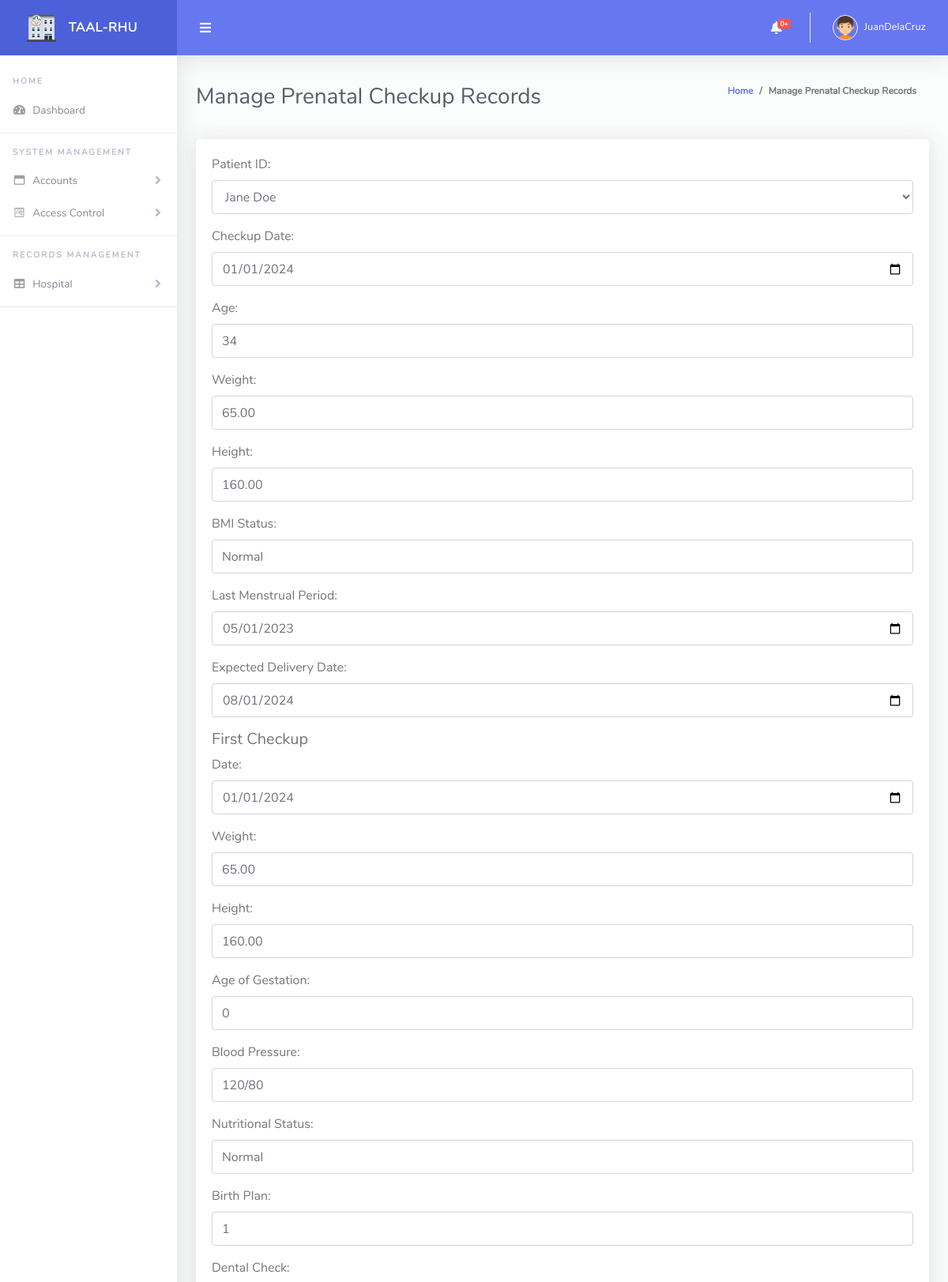
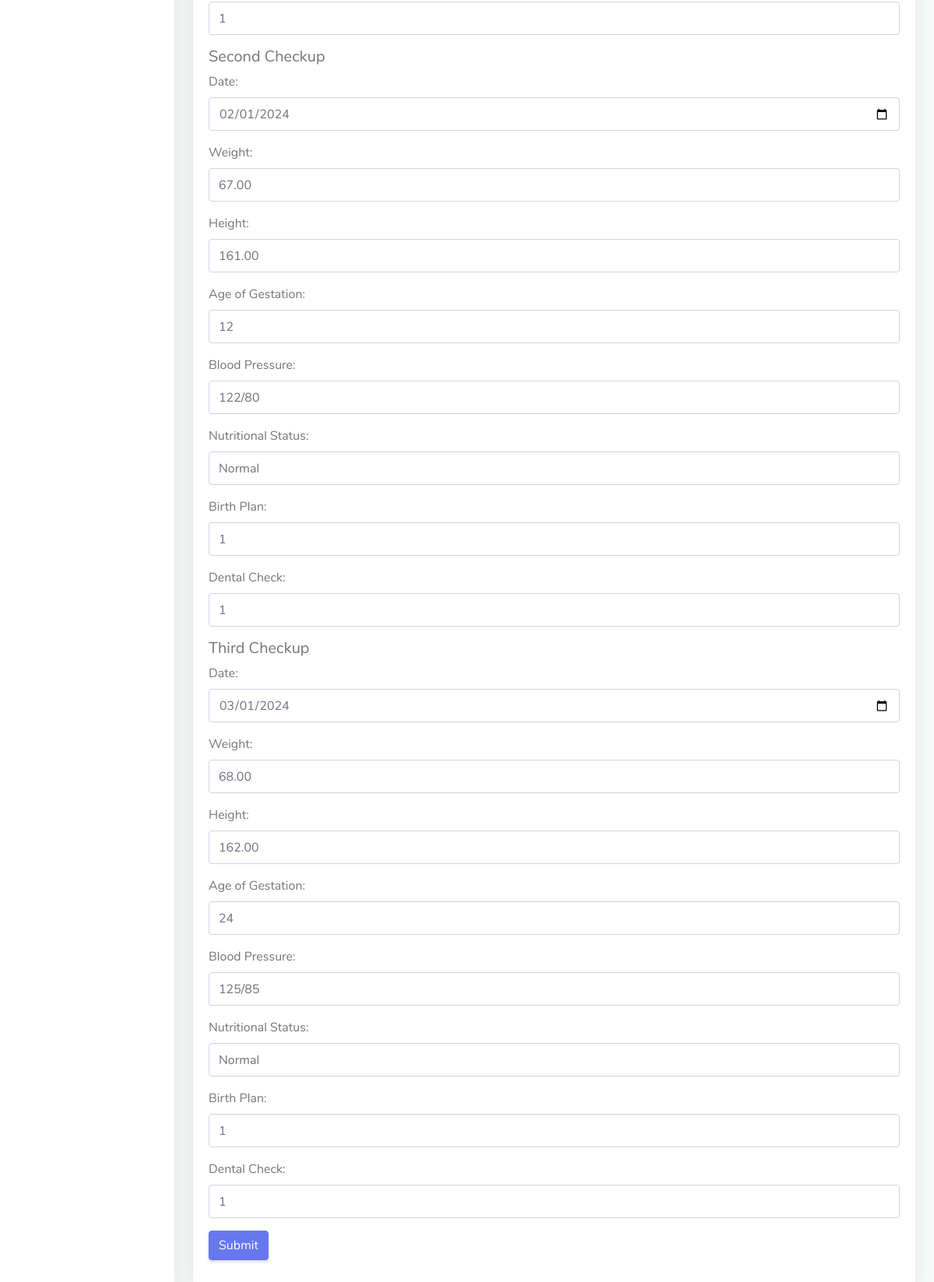
The app's page /admin/manage_prenatals.php?checkupid=1 (signed in) with its own data (2 pictures, top to bottom).
### tables this page shows
CREATE TABLE `prenatal_checkup` (
  `id` int(11) NOT NULL,
  `patient_id` int(11) NOT NULL,
  `checkup_date` date DEFAULT NULL,
  `age` int(11) DEFAULT NULL,
  `weight` decimal(5,2) DEFAULT NULL,
  `height` decimal(5,2) DEFAULT NULL,
  `bmi_status` enum('Normal','Underweight','Overweight') DEFAULT NULL,
  `last_menstrual_period` date DEFAULT NULL,
  `expected_delivery_date` date DEFAULT NULL,
  `first_checkup_date` date DEFAULT NULL,
  `first_checkup_weight` decimal(5,2) DEFAULT NULL,
  `first_checkup_height` decimal(5,2) DEFAULT NULL,
  `first_checkup_age_of_gestation` int(11) DEFAULT NULL,
  `first_checkup_blood_pressure` varchar(10) DEFAULT NULL,
  `first_checkup_nutritional_status` enum('Normal','Underweight','Overweight') DEFAULT NULL,
  `first_checkup_birth_plan` tinyint(1) DEFAULT NULL,
  `first_checkup_dental_check` tinyint(1) DEFAULT NULL,
  `second_checkup_date` date DEFAULT NULL,
  `second_checkup_weight` decimal(5,2) DEFAULT NULL,
  `second_checkup_height` decimal(5,2) DEFAULT NULL,
  `second_checkup_age_of_gestation` int(11) DEFAULT NULL,
  `second_checkup_blood_pressure` varchar(10) DEFAULT NULL,
  `second_checkup_nutritional_status` enum('Normal','Underweight','Overweight') DEFAULT NULL,
  `second_checkup_birth_plan` tinyint(1) DEFAULT NULL,
  `second_checkup_dental_check` tinyint(1) DEFAULT NULL,
  `third_checkup_date` date DEFAULT NULL,
  `third_checkup_weight` decimal(5,2) DEFAULT NULL,
  `third_checkup_height` decimal(5,2) DEFAULT NULL,
  `third_checkup_age_of_gestation` int(11) DEFAULT NULL,
  `third_checkup_blood_pressure` varchar(10) DEFAULT NULL,
  `third_checkup_nutritional_status` enum('Normal','Underweight','Overweight') DEFAULT NULL,
  `third_checkup_birth_plan` tinyint(1) DEFAULT NULL,
  `third_checkup_dental_check` tinyint(1) DEFAULT NULL,
  `created_at` timestamp NULL DEFAULT current_timestamp(),
  `updated_at` timestamp NULL DEFAULT current_timestamp() ON UPDATE current_timestamp()
);

### admin/manage_prenatals.php (the view, shortened to what this page needs)
<?php include("../model/conn.php"); ?>
<html lang="en">
<head>
  <link href="vendor/fontawesome-free/css/all.min.css" rel="stylesheet" type="text/css">
  <link href="vendor/bootstrap/css/bootstrap.min.css" rel="stylesheet" type="text/css">
  <link href="css/ruang-admin.min.css" rel="stylesheet">
  <link href="vendor/datatables/dataTables.bootstrap4.min.css" rel="stylesheet">
</head>
<body id="page-top">
  <div id="wrapper">
    <?php include("./nav.php");
    $checkup_id = isset($_GET['checkupid']) ? $_GET['checkupid'] : '';
    $patient_id = $checkup_date = $age = $weight = $height = $bmi_status = $last_menstrual_period = $expected_delivery_date = $first_checkup_date = $first_checkup_weight = $first_checkup_height = $first_checkup_age_of_gestation = $first_checkup_blood_pressure = $first_checkup_nutritional_status = $first_checkup_birth_plan = $first_checkup_dental_check = $second_checkup_date = $second_checkup_weight = $second_checkup_height = $second_checkup_age_of_gestation = $second_checkup_blood_pressure = $second_checkup_nutritional_status = $second_checkup_birth_plan = $second_checkup_dental_check = $third_checkup_date = $third_checkup_weight = $third_checkup_height = $third_checkup_age_of_gestation = $third_checkup_blood_pressure = $third_checkup_nutritional_status = $third_checkup_birth_plan = $third_checkup_dental_check = '';
    if ($checkup_id) {
        $stmt = $conn->prepare("SELECT * FROM prenatal_checkup WHERE id = ?");
        $stmt->bind_param("i", $checkup_id);
        $stmt->execute();
        $result = $stmt->get_result();
        if ($row = $result->fetch_assoc()) {
            extract($row);
        }
    }
    ?>
<div class="container-fluid" id="container-wrapper">
      <div class="d-sm-flex align-items-center justify-content-between mb-4">
        <h1 class="h3 mb-0 text-gray-800">Manage Prenatal Checkup Records</h1>
        <ol class="breadcrumb">
          <li class="breadcrumb-item"><a href="./">Home</a></li>
          <li class="breadcrumb-item" aria-current="page">Manage Prenatal Checkup Records</li>
        </ol>
      </div>
<div class="row">
        <div class="col-lg-12">
          <div class="card mb-4">
    <div class="card-body">
    <form method="POST" action="">
        <div class="form-group">
            <label for="patient_id">Patient ID:</label>
            <select class="form-control" id="patient_id" name="patient_id" required>
            <?php
            $query1 = "SELECT * FROM `pregnants`";
            $result1 = $conn->query($query1);
            if ($result1->num_rows > 0) {
                while ($row = $result1->fetch_assoc()) {
                    $patient_id1 = $row['id'];
                    $full_name = $row['mother_name'];
                    if($patient_id1 ==  $patient_id ){
                    echo "<option selected value='$patient_id1'>$full_name</option>";
                    }
                    else{
                      echo "<option value='$patient_id1'>$full_name</option>";
                    }
                }
            } else {
                echo "<option value=''>No patients found</option>";
            }
            ?>
        </select>
        </div>
        <div class="form-group">
            <label for="checkup_date">Checkup Date:</label>
            <input type="date" class="form-control" id="checkup_date" name="checkup_date" value="<?php echo $checkup_date; ?>" required>
        </div>
        <div class="form-group">
            <label for="age">Age:</label>
            <input type="number" class="form-control" id="age" name="age" value="<?php echo $age; ?>" required>
        </div>
        <div class="form-group">
            <label for="weight">Weight:</label>
            <input type="number" class="form-control" id="weight" name="weight" value="<?php echo $weight; ?>" required>
        </div>
        <div class="form-group">
            <label for="height">Height:</label>
            <input type="number" class="form-control" id="height" name="height" value="<?php echo $height; ?>" required>
        </div>
        <div class="form-group">
            <label for="bmi_status">BMI Status:</label>
            <input type="text" class="form-control" id="bmi_status" name="bmi_status" value="<?php echo $bmi_status; ?>" required>
        </div>
        <div class="form-group">
            <label for="last_menstrual_period">Last Menstrual Period:</label>
            <input type="date" class="form-control" id="last_menstrual_period" name="last_menstrual_period" value="<?php echo $last_menstrual_period; ?>" required>
        </div>
        <div class="form-group">
            <label for="expected_delivery_date">Expected Delivery Date:</label>
            <input type="date" class="form-control" id="expected_delivery_date" name="expected_delivery_date" value="<?php echo $expected_delivery_date; ?>" required>
        </div>
        <h5>First Checkup</h5>
        <div class="form-group">
            <label for="first_checkup_date">Date:</label>
            <input type="date" class="form-control" id="first_checkup_date" name="first_checkup_date" value="<?php echo $first_checkup_date; ?>" required>
        </div>
        <div class="form-group">
            <label for="first_checkup_weight">Weight:</label>
            <input type="number" class="form-control" id="first_checkup_weight" name="first_checkup_weight" value="<?php echo $first_checkup_weight; ?>" required>
        </div>
        <div class="form-group">
            <label for="first_checkup_height">Height:</label>
            <input type="number" class="form-control" id="first_checkup_height" name="first_checkup_height" value="<?php echo $first_checkup_height; ?>" required>
        </div>
        <div class="form-group">
            <label for="first_checkup_age_of_gestation">Age of Gestation:</label>
            <input type="number" class="form-control" id="first_checkup_age_of_gestation" name="first_checkup_age_of_gestation" value="<?php echo $first_checkup_age_of_gestation; ?>" required>
        </div>
        <div class="form-group">
            <label for="first_checkup_blood_pressure">Blood Pressure:</label>
            <input type="text" class="form-control" id="first_checkup_blood_pressure" name="first_checkup_blood_pressure" value="<?php echo $first_checkup_blood_pressure; ?>" required>
        </div>
        <div class="form-group">
            <label for="first_checkup_nutritional_status">Nutritional Status:</label>
            <input type="text" class="form-control" id="first_checkup_nutritional_status" name="first_checkup_nutritional_status" value="<?php echo $first_checkup_nutritional_status; ?>" required>
        </div>
        <div class="form-group">
            <label for="first_checkup_birth_plan">Birth Plan:</label>
            <input type="text" class="form-control" id="first_checkup_birth_plan" name="first_checkup_birth_plan" value="<?php echo $first_checkup_birth_plan; ?>" required>
        </div>
        <div class="form-group">
            <label for="first_checkup_dental_check">Dental Check:</label>
            <input type="text" class="form-control" id="first_checkup_dental_check" name="first_checkup_dental_check" value="<?php echo $first_checkup_dental_check; ?>" required>
        </div>
        <h5>Second Checkup</h5>
        <div class="form-group">
            <label for="second_checkup_date">Date:</label>
            <input type="date" class="form-control" id="second_checkup_date" name="second_checkup_date" value="<?php echo $second_checkup_date; ?>" required>
        </div>
        <div class="form-group">
            <label for="second_checkup_weight">Weight:</label>
            <input type="number" class="form-control" id="second_checkup_weight" name="second_checkup_weight" value="<?php echo $second_checkup_weight; ?>" required>
        </div>
        <div class="form-group">
            <label for="second_checkup_height">Height:</label>
            <input type="number" class="form-control" id="second_checkup_height" name="second_checkup_height" value="<?php echo $second_checkup_height; ?>" required>
        </div>
        <div class="form-group">
            <label for="second_checkup_age_of_gestation">Age of Gestation:</label>
            <input type="number" class="form-control" id="second_checkup_age_of_gestation" name="second_checkup_age_of_gestation" value="<?php echo $second_checkup_age_of_gestation; ?>" required>
        </div>
        <div class="form-group">
            <label for="second_checkup_blood_pressure">Blood Pressure:</label>
            <input type="text" class="form-control" id="second_checkup_blood_pressure" name="second_checkup_blood_pressure" value="<?php echo $second_checkup_blood_pressure; ?>" required>
        </div>
        <div class="form-group">
            <label for="second_checkup_nutritional_status">Nutritional Status:</label>
            <input type="text" class="form-control" id="second_checkup_nutritional_status" name="second_checkup_nutritional_status" value="<?php echo $second_checkup_nutritional_status; ?>" required>
        </div>
        <div class="form-group">
            <label for="second_checkup_birth_plan">Birth Plan:</label>
            <input type="text" class="form-control" id="second_checkup_birth_plan" name="second_checkup_birth_plan" value="<?php echo $second_checkup_birth_plan; ?>" required>
        </div>
        <div class="form-group">
            <label for="second_checkup_dental_check">Dental Check:</label>
            <input type="text" class="form-control" id="second_checkup_dental_check" name="second_checkup_dental_check" value="<?php echo $second_checkup_dental_check; ?>" required>
        </div>
        <h5>Third Checkup</h5>
        <div class="form-group">
            <label for="third_checkup_date">Date:</label>
            <input type="date" class="form-control" id="third_checkup_date" name="third_checkup_date" value="<?php echo $third_checkup_date; ?>" required>
        </div>
        <div class="form-group">
            <label for="third_checkup_weight">Weight:</label>
            <input type="number" class="form-control" id="third_checkup_weight" name="third_checkup_weight" value="<?php echo $third_checkup_weight; ?>" required>
        </div>
        <div class="form-group">
            <label for="third_checkup_height">Height:</label>
            <input type="number" class="form-control" id="third_checkup_height" name="third_checkup_height" value="<?php echo $third_checkup_height; ?>" required>
        </div>
        <div class="form-group">
            <label for="third_checkup_age_of_gestation">Age of Gestation:</label>
            <input type="number" class="form-control" id="third_checkup_age_of_gestation" name="third_checkup_age_of_gestation" value="<?php echo $third_checkup_age_of_gestation; ?>" required>
        </div>
        <div class="form-group">
            <label for="third_checkup_blood_pressure">Blood Pressure:</label>
            <input type="text" class="form-control" id="third_checkup_blood_pressure" name="third_checkup_blood_pressure" value="<?php echo $third_checkup_blood_pressure; ?>" required>
        </div>
        <div class="form-group">
            <label for="third_checkup_nutritional_status">Nutritional Status:</label>
            <input type="text" class="form-control" id="third_checkup_nutritional_status" name="third_checkup_nutritional_status" value="<?php echo $third_checkup_nutritional_status; ?>" required>
        </div>
        <div class="form-group">
            <label for="third_checkup_birth_plan">Birth Plan:</label>
            <input type="text" class="form-control" id="third_checkup_birth_plan" name="third_checkup_birth_plan" value="<?php echo $third_checkup_birth_plan; ?>" required>
        </div>
        <div class="form-group">
            <label for="third_checkup_dental_check">Dental Check:</label>
            <input type="text" class="form-control" id="third_checkup_dental_check" name="third_checkup_dental_check" value="<?php echo $third_checkup_dental_check; ?>" required>
        </div>
        <button type="submit" class="btn btn-primary">Submit</button>
    </form>
</div>
</div>
</div>
  </div>
</body>
</html>

### records on screen
prenatal_checkup: checkup_date "01/01/2024", age "34", weight "65.00", height "160.00", bmi_status "Normal", last_menstrual_period "05/01/2023", expected_delivery_date "08/01/2024", first_checkup_date "01/01/2024", first_checkup_weight "65.00", first_checkup_height "160.00", first_checkup_age_of_gestation "0", first_checkup_blood_pressure "120/80", first_checkup_nutritional_status "Normal", first_checkup_birth_plan "1", first_checkup_dental_check "1", second_checkup_date "02/01/2024", second_checkup_weight "67.00", second_checkup_height "161.00", second_checkup_age_of_gestation "12", second_checkup_blood_pressure "122/80", second_checkup_nutritional_status "Normal", second_checkup_birth_plan "1", second_checkup_dental_check "1", third_checkup_date "03/01/2024", third_checkup_weight "68.00", third_checkup_height "162.00", third_checkup_age_of_gestation "24", third_checkup_blood_pressure "125/85", third_checkup_nutritional_status "Normal", third_checkup_birth_plan "1", third_checkup_dental_check "1"

### other values on screen
$row['count'] "0"
$_SESSION['username'] "JuanDelaCruz"
form field patient_id "Jane Doe"
